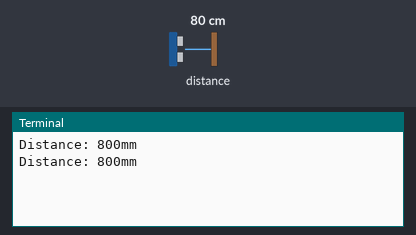
Simulated run of this program. Board: Raspberry Pi (BCM pin numbers). Shown: the last lines printed to the terminal. The test bench sets the inputs (shaded band); at power-on: distance to the obstacle 80 cm.

Above: at 1.2 s.
1.3 s: distance to the obstacle set to 2 cm
At 2.6 s:
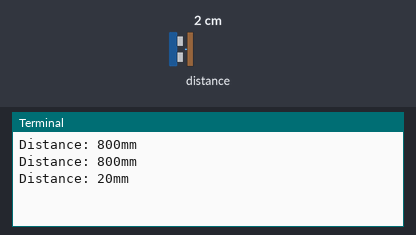
2.8 s: distance to the obstacle set to 4 cm
At 3.6 s:
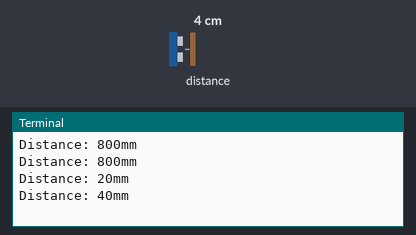
Timing chart, 0 to 5.8 s (numbered marks = the images above; inputs shaded):
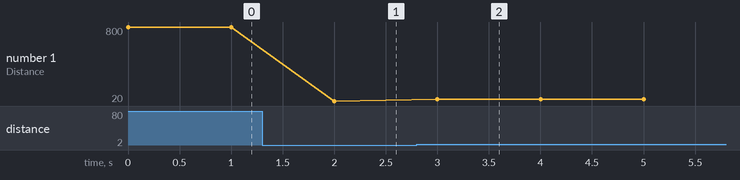

Measured:
- after the input at 1.3 s, the terminal: prints a new line after 0.70 s (image 1)
- after the input at 2.8 s, the terminal: prints a new line after 0.20 s (image 2)
- plotted number 1: 800 → 20 after the input at 1.3 s, 20 → 40 after the input at 2.8 s

The program:

vl6180.py
```python
#!/usr/bin/python3

# This code prints on the terminal the distance the
#    distance sensor is measuring every second.
#
# Environment: code on raspberry pi 4b+, specific to sensor vl6180x adafruit.
# Connection from sensor to raspberry pi:
#		VIN : 1  3.3V DC power
#		GND : 9  Ground
#		SCL : 5  SDL
#		SDA : 3  SDA
# Author: Esther Rayssiguie

# Import required libraries
import time
import board
import busio
import adafruit_vl6180x

# init i2c board i/o
i2c = busio.I2C(board.SCL, board.SDA)
# init sensor
sensor = adafruit_vl6180x.VL6180X(i2c)

def range_finder():
    # continuously get range data from sensor and display in terminal every second
    distance_mm = sensor.range
    print("Distance: {0}mm".format(distance_mm))
    time.sleep(1.0)

if __name__ == '__main__':
    while True:
        range_finder()
```
